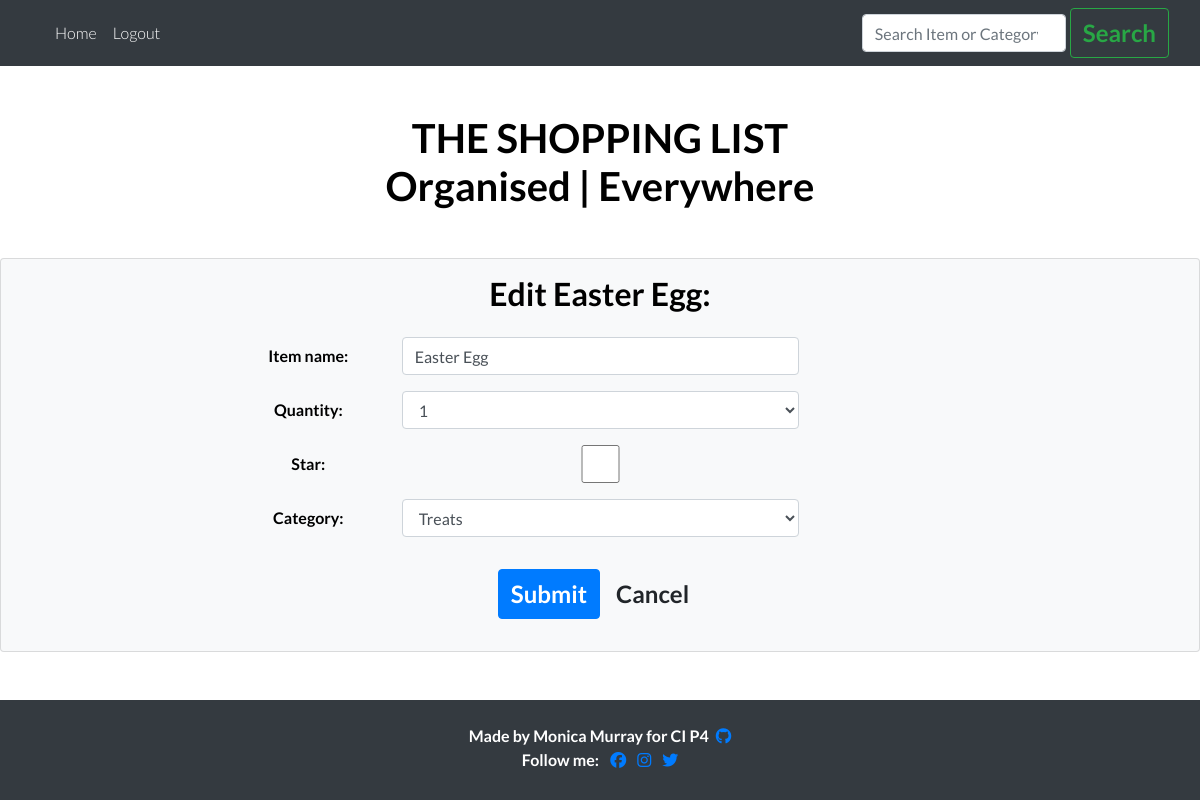
The app's page /edit/101/ (signed in) with its own data.
### list/models.py (models this page shows)
class Entry(models.Model):
    item_name = models.CharField(
        max_length=60, null=False, blank=False)
    quantity = models.IntegerField(
        choices=QUANTITY_CHOICES, default='1')
    star = models.BooleanField(default=False)
    user = models.ForeignKey(User, on_delete=models.CASCADE)
    category = models.CharField(
        max_length=20, choices=CATEGORY_CHOICES, default='Fresh')
    added_on = models.DateTimeField(auto_now_add=True)
    check_item_as_done = models.BooleanField(default=False)
    class Meta:
        ordering = ['-added_on', '-star', ]
    def __str__(self):
        return self.item_name

### list/views.py (the view, shortened to what this page needs)
# urls.py: path('edit/<int:pk>/', views.EditView.as_view(), name='edit'),
class EditView(UserPassesTestMixin, UpdateView):
    model = Entry
    template_name = 'edit_entry.html'
    form_class = AddForm
    pk_url_kwarg = 'pk'
    success_url = reverse_lazy('home')
    def test_func(self):
        return self.request.user == self.get_object().user

### list/forms.py
class AddForm(forms.ModelForm):
    class Meta:
        model = Entry
        fields = ('item_name', 'quantity', 'star', 'category',)

### templates/edit_entry.html (shortened to what this page needs)
{% extends 'base.html' %}
{% load widget_tweaks %}
{% block content %}
<div class="row justify-content-center">
    <h2 class="text-capitalize mt-3">Edit {{entry}}:</h2>
</div>
<div class="container pt-3">
    <form method="post">
        {% for field in form.visible_fields %}
        <div class="form-group row offset-md-2">
            <label for="{{field.id_for_label}}" class="col-sm-2 col-form-label">{{ field.label }}:</label>
            <div class="col-sm-8">
                {{ field|add_class:'form-control col-sm-8 text-capitalize'}}
            </div>
        </div>
        {% endfor %}
        <div class="form-group pt-3">
            <button type="submit" class="btn btn-primary mb-3">Submit</button>
            <a href="{% url 'home' %}" class="btn btn-default mb-3">Cancel</a>
        </div>
    </form>
</div>
{% endblock %}

### static/css/style.css (style rules this page uses)
html, body { height: 100%; }
body { background-color: #fff; font-family: 'Lato', sans-serif; color: black; text-align: center; font-weight: 300; display: flex; flex-direction: column; }
h1, h2, h3, h4, h5, h6, p { font-family: 'Lato', sans-serif; color: black; font-weight: 700; }
.form-group { font-family: 'Lato', sans-serif; color: black; font-weight: 700; }
.btn { font-size: 1.5rem; font-weight: bold; }

### records on screen
Entry: item_name "Easter Egg", visible_fields "Easter Egg" "1" "Treats"

### other values on screen
{{ field.label }} "Item name" "Quantity" "Star" "Category"
